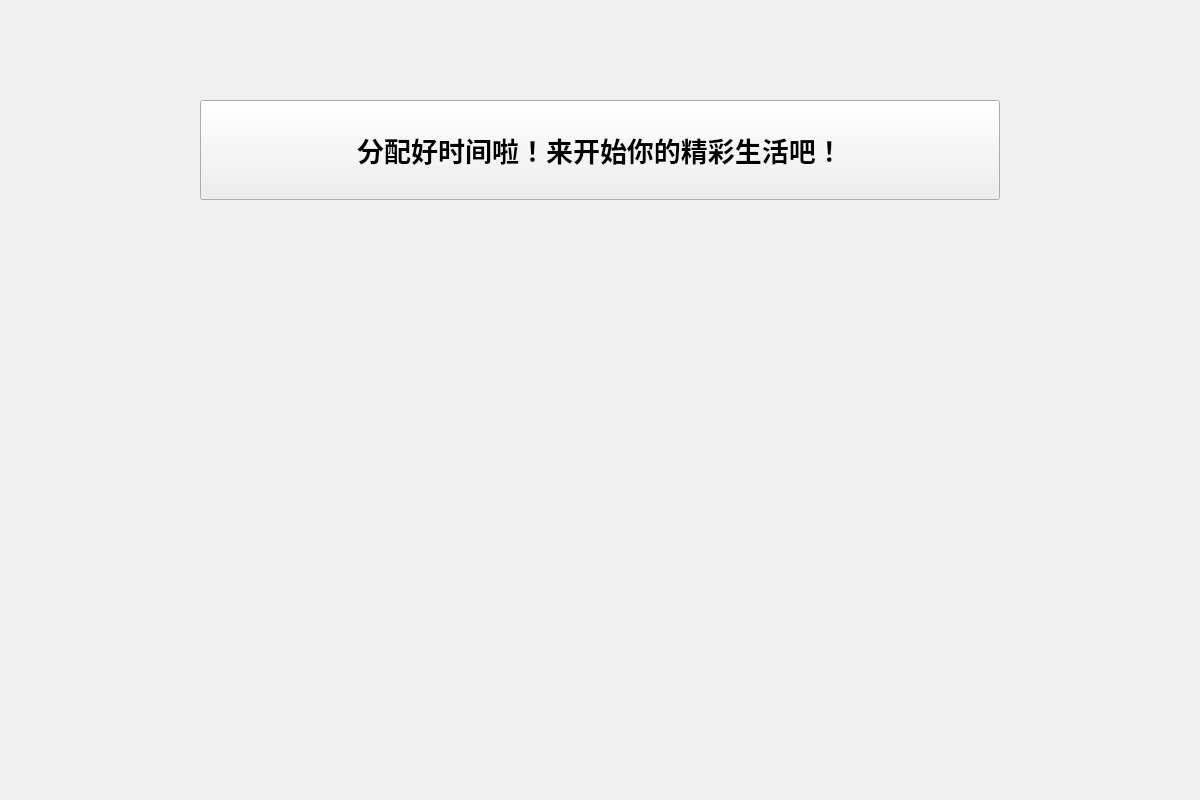
<?xml version="1.0" encoding="UTF-8"?>
<ui version="4.0">
 <class>PPT10</class>
 <widget class="QWidget" name="PPT10">
  <property name="geometry">
   <rect>
    <x>0</x>
    <y>0</y>
    <width>1200</width>
    <height>800</height>
   </rect>
  </property>
  <property name="windowTitle">
   <string>Form</string>
  </property>
  <widget class="QPushButton" name="pushButton">
   <property name="geometry">
    <rect>
     <x>200</x>
     <y>100</y>
     <width>800</width>
     <height>100</height>
    </rect>
   </property>
   <property name="font">
    <font>
     <pointsize>20</pointsize>
     <weight>75</weight>
     <bold>true</bold>
    </font>
   </property>
   <property name="text">
    <string>分配好时间啦！来开始你的精彩生活吧！</string>
   </property>
  </widget>
 </widget>
 <resources/>
 <connections/>
</ui>
